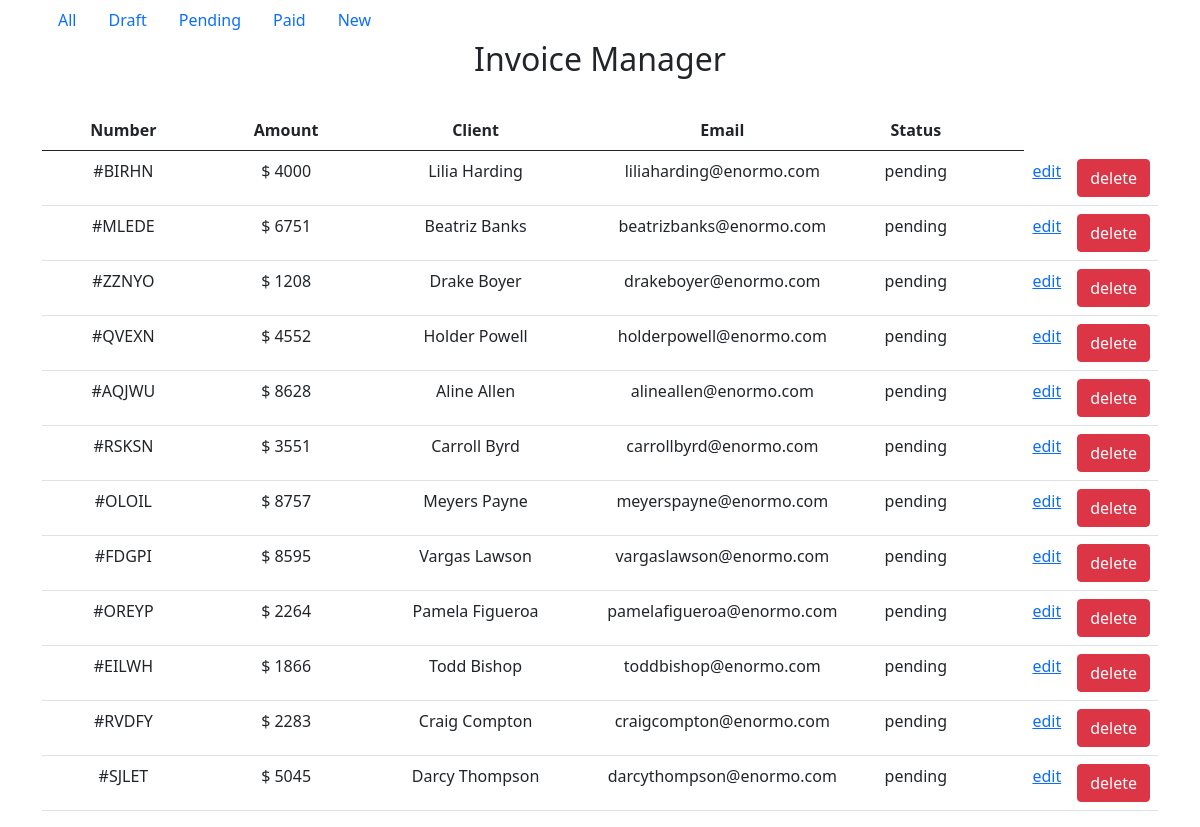
The page /index.php?status=2 on the database its author committed.
### tables this page shows
CREATE TABLE invoices (
  id BIGINT PRIMARY KEY AUTO_INCREMENT, 
  number VARCHAR(5) NOT NULL, 
  client VARCHAR(150) NOT NULL, 
  email VARCHAR(255) NOT NULL, 
  amount MEDIUMINT NOT NULL, 
  status_id BIGINT UNSIGNED NOT NULL
);

CREATE TABLE statuses (
  id BIGINT PRIMARY KEY AUTO_INCREMENT,
  status VARCHAR(25) NOT NULL
);

### functions.php (called while the page is built, shortened)
<?php
function getInvoicesByStatus ($status_id) {
    global $db;
    $sql = "SELECT * FROM invoices
    JOIN statuses ON invoices.status_id = statuses.id where status_id = :id";
    $result = $db->prepare($sql);
    $result->execute([':id' => $status_id]);
    $invoices = $result->fetchAll();
    return $invoices;
}
?>

### index.php (the view, shortened to what this page needs)
<?php
require "data.php";
require "functions.php";
if (isset($_GET['status'])) {
    $listOfInvoices = getInvoicesByStatus($_GET['status']);
} else {
    $listOfInvoices = getInvoices();
}
?>
<!DOCTYPE html>
<html lang="en">
<head>
    <link href="https://cdn.jsdelivr.net/npm/bootstrap@5.0.0-beta1/dist/css/bootstrap.min.css" rel="stylesheet">
</head>
<body>
    <?php
    $columnWidths = array(
        'Number' => '15%',
        'Amount' => '15%',
        'Client' => '20%',
        'Email' => '25%',
        'Status' => '10%',
        '' => '5%',
        '' => '5%',
        '' => '5%'
    );
    ?>
    <?php require "nav.php" ?>
    <div class="container text-center">
        <h2>Invoice Manager</h2>
        <br>
        <table class="table">
            <thead>
                <tr>
                    <?php
                    foreach ($columnWidths as $columnName => $columnWidth): ?>
                        <th style="width: <?php echo $columnWidth; ?>"><?php echo $columnName; ?></th>
                    <?php endforeach; ?>
                </tr>
            </thead>
            <tbody>
                <?php
                foreach ($listOfInvoices as $invoice) : ?>
                    <tr>
                        <td><?php echo '#' . $invoice['number']; ?></td>
                        <td><?php echo '$ ' . $invoice['amount']; ?></td>
                        <td><?php echo $invoice['client']; ?></td>
                        <td><?php echo $invoice['email']; ?></td>
                        <td><?php echo $invoice['status']; ?></td>
                        <?php if (file_exists("invoices/" . $invoice['number'] . ".pdf")) : ?>
                            <?php $pdfUrl = "invoices/" . $invoice['number'] . ".pdf"; ?>
                            <td><a href="<?php echo $pdfUrl; ?>" target="_blank">view</a></td>
                        <?php else : ?>
                            <td></td>
                        <?php endif; ?>
                        <td><a href="update.php?number=<?php echo $invoice['number']; ?>">edit</a></td>
                        <td>
                            <form class="form" method="post">
                                <button type="submit" class="btn btn-danger custom-width">delete</button>
                            </form>
                        </td>
                    </tr>
                <?php endforeach; ?>
            </tbody>
        </table>
</body>
</html>

### index.php (style rules this page uses)
table { width: 100%; }

### rows shown on the page
invoices: number "BIRHN", amount "4000", client "Lilia Harding", email "liliaharding@enormo.com", status.status "pending"
invoices: number "MLEDE", amount "6751", client "Beatriz Banks", email "beatrizbanks@enormo.com", status.status "pending"
invoices: number "ZZNYO", amount "1208", client "Drake Boyer", email "drakeboyer@enormo.com", status.status "pending"
invoices: number "QVEXN", amount "4552", client "Holder Powell", email "holderpowell@enormo.com", status.status "pending"
invoices: number "AQJWU", amount "8628", client "Aline Allen", email "alineallen@enormo.com", status.status "pending"
invoices: number "RSKSN", amount "3551", client "Carroll Byrd", email "carrollbyrd@enormo.com", status.status "pending"
invoices: number "OLOIL", amount "8757", client "Meyers Payne", email "meyerspayne@enormo.com", status.status "pending"
invoices: number "FDGPI", amount "8595", client "Vargas Lawson", email "vargaslawson@enormo.com", status.status "pending"
invoices: number "OREYP", amount "2264", client "Pamela Figueroa", email "pamelafigueroa@enormo.com", status.status "pending"
invoices: number "EILWH", amount "1866", client "Todd Bishop", email "toddbishop@enormo.com", status.status "pending"
invoices: number "RVDFY", amount "2283", client "Craig Compton", email "craigcompton@enormo.com", status.status "pending"
invoices: number "SJLET", amount "5045", client "Darcy Thompson", email "darcythompson@enormo.com", status.status "pending"

### other values the page prints
$columnName "Number"
$columnName "Amount"
$columnName "Client"
$columnName "Email"
$columnName "Status"
